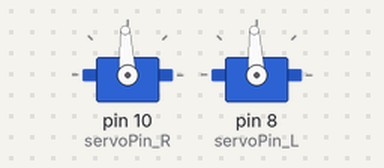
A sketch run on a simulated Arduino Uno, built with avr-gcc and run on an emulated ATmega328P. On the bench: 2 × servo.

Above: at 0.1 s.
At 7.1 s:
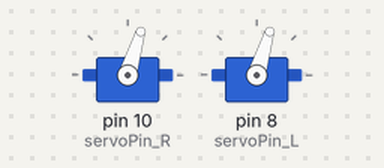
Timing chart, 0 to 8.6 s (numbered marks = the images above):
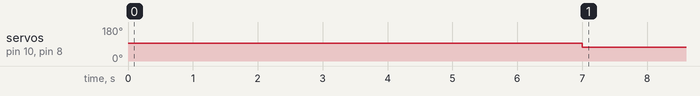

The sketch:

motor_basic.ino
```cpp
#include <Servo.h>

byte servoPin_R = 10;
byte servoPin_L = 8;
Servo servo_L;
Servo servo_R;

void setup() {
  servo_R.attach(servoPin_R);
  servo_L.attach(servoPin_L);
  servo_R.writeMicroseconds(1500); // send "stop" signal to ESC.
  servo_L.writeMicroseconds(1500); // send "stop" signal to ESC.

  delay(7000); // delay to allow the ESC to recognize the stopped signal
}

void loop() {
  int signal = 1700; // Set signal value, which should be between 1100 and 1900

  servo_L.writeMicroseconds(1300); // Send signal to ESC.
  servo_R.writeMicroseconds(1300); // Send signal to ESC.
}
```

Measured:
- by itself, servo on pin 10 (servoPin_R), servo on pin 8 (servoPin_L): 93° → 73° at 7.0 s
